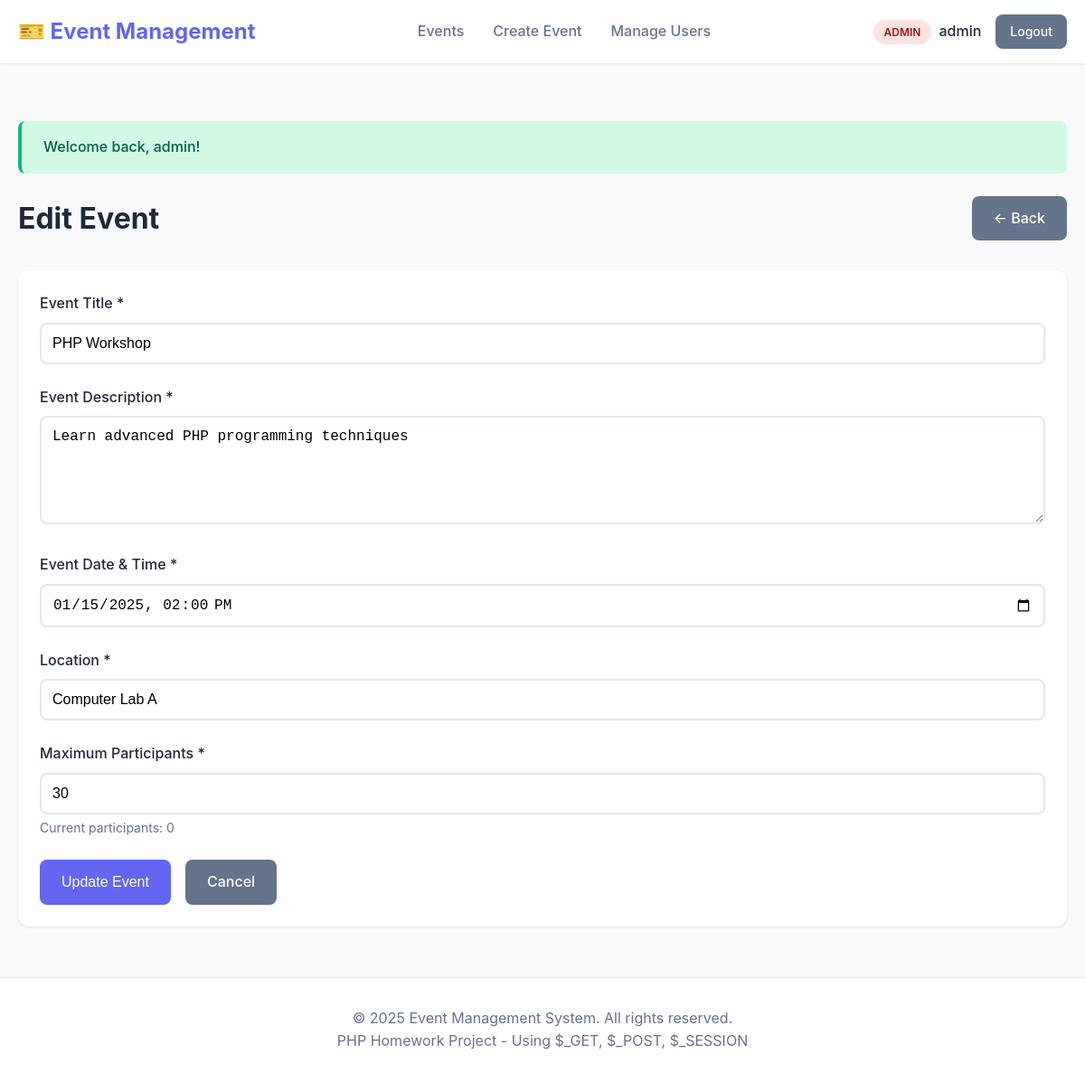
Page /edit_event.php?id=1 (signed in) on the committed database.
### tables this page shows
CREATE TABLE IF NOT EXISTS events (
    id INT AUTO_INCREMENT PRIMARY KEY,
    organizer_id INT NOT NULL,
    title VARCHAR(200) NOT NULL,
    description TEXT,
    event_date DATETIME NOT NULL,
    location VARCHAR(255),
    max_participants INT DEFAULT 100,
    created_at TIMESTAMP DEFAULT CURRENT_TIMESTAMP,
    FOREIGN KEY (organizer_id) REFERENCES users(id) ON DELETE CASCADE,
    INDEX idx_organizer (organizer_id),
    INDEX idx_event_date (event_date)
);

### edit_event.php (the view, shortened to what this page needs)
<?php
require_once 'config.php';
$current_user = get_user_info();
$event_id = isset($_GET['id']) ? (int)$_GET['id'] : 0;
$stmt = $pdo->prepare("SELECT * FROM events WHERE id = ?");
$stmt->execute([$event_id]);
if (!user_owns_event($pdo, $event_id, $current_user['id']) && $current_user['role'] !== 'admin') {
    $_SESSION['error_message'] = "You don't have permission to edit this event";
    redirect('index.php');
}
include 'header.php';
?>
<?php echo display_messages(); ?>
<div class="page-header">
    <h1 class="page-title">Edit Event</h1>
    <a href="event_details.php?id=<?php echo $event_id; ?>" class="btn btn-secondary">← Back</a>
</div>
<div class="card">
    <form method="POST" action="edit_event.php?id=<?php echo $event_id; ?>">
        <div class="form-group">
            <label for="title">Event Title *</label>
            <input
                type="text"
                id="title"
                name="title"
                required
                minlength="5"
                value="<?php echo isset($_POST['title']) ? htmlspecialchars($_POST['title']) : htmlspecialchars($event['title']); ?>"
            >
        </div>
        <div class="form-group">
            <label for="description">Event Description *</label>
            <textarea
                id="description"
                name="description"
                required
            ><?php echo isset($_POST['description']) ? htmlspecialchars($_POST['description']) : htmlspecialchars($event['description']); ?></textarea>
        </div>
        <div class="form-group">
            <label for="event_date">Event Date & Time *</label>
            <input
                type="datetime-local"
                id="event_date"
                name="event_date"
                required
                value="<?php echo isset($_POST['event_date']) ? $_POST['event_date'] : date('Y-m-d\TH:i', strtotime($event['event_date'])); ?>"
            >
        </div>
        <div class="form-group">
            <label for="location">Location *</label>
            <input
                type="text"
                id="location"
                name="location"
                required
                value="<?php echo isset($_POST['location']) ? htmlspecialchars($_POST['location']) : htmlspecialchars($event['location']); ?>"
            >
        </div>
        <div class="form-group">
            <label for="max_participants">Maximum Participants *</label>
            <input
                type="number"
                id="max_participants"
                name="max_participants"
                required
                min="1"
                max="1000"
                value="<?php echo isset($_POST['max_participants']) ? (int)$_POST['max_participants'] : (int)$event['max_participants']; ?>"
            >
            <?php
                $stmt = $pdo->prepare("SELECT COUNT(*) FROM tickets WHERE event_id = ? AND status = 'active'");
                $stmt->execute([$event_id]);
                $current_participants = $stmt->fetchColumn();
            ?>
            <small>Current participants: <?php echo $current_participants; ?></small>
        </div>
        <div style="display: flex; gap: 1rem;">
            <button type="submit" class="btn btn-primary">Update Event</button>
            <a href="event_details.php?id=<?php echo $event_id; ?>" class="btn btn-secondary">Cancel</a>
        </div>
    </form>
</div>
<?php include 'footer.php'; ?>

### style.css (style rules this page uses)
:root { --primary-color: #6366f1; --primary-dark: #4f46e5; --secondary-color: #64748b; --success-color: #10b981; --error-color: #ef4444; --warning-color: #f59e0b; --background: #f8fafc; --surface: #ffffff; --text-primary: #1e293b; --text-secondary: #64748b; --border-color: #e2e8f0; --shadow: 0 1px 3px rgba(0, 0, 0, 0.1); --shadow-lg: 0 10px 25px rgba(0, 0, 0, 0.1); }
* { margin: 0; padding: 0; box-sizing: border-box; }
body { font-family: -apple-system, BlinkMacSystemFont, 'Segoe UI', Roboto, 'Helvetica Neue', Arial, sans-serif; background-color: var(--background); color: var(--text-primary); line-height: 1.6; min-height: 100vh; display: flex; flex-direction: column; }
.btn { display: inline-block; padding: 0.75rem 1.5rem; border: none; border-radius: 0.5rem; font-size: 1rem; font-weight: 500; text-decoration: none; cursor: pointer; transition: all 0.3s; text-align: center; }
.btn-primary { background: var(--primary-color); color: white; }
.btn-secondary { background: var(--secondary-color); color: white; }
.form-group { margin-bottom: 1.5rem; }
.form-group label { display: block; margin-bottom: 0.5rem; font-weight: 500; color: var(--text-primary); }
.form-group input, .form-group select, .form-group textarea { width: 100%; padding: 0.75rem; border: 2px solid var(--border-color); border-radius: 0.5rem; font-size: 1rem; transition: border-color 0.3s; }
.form-group textarea { resize: vertical; min-height: 120px; }
.form-group small { display: block; margin-top: 0.25rem; color: var(--text-secondary); font-size: 0.875rem; }
.card { background: var(--surface); border-radius: 0.75rem; padding: 1.5rem; box-shadow: var(--shadow); margin-bottom: 1.5rem; }
.page-header { display: flex; justify-content: space-between; align-items: center; margin-bottom: 2rem; }
.page-title { font-size: 2rem; font-weight: 700; color: var(--text-primary); }

### rows in the picture
events: title "PHP Workshop", description "Learn advanced PHP programming techniques", event_date "01/15/2025 14:00", location "Computer Lab A", max_participants "30"

### other values in the picture
$current_user['role'] "ADMIN"
sanitize_input($current_user['username']) "admin"
sanitize_input($_SESSION['success_message']) "Welcome back, admin!"
$current_participants "0"
